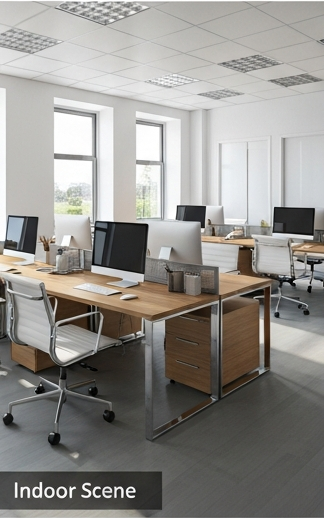
#> input picture Module6/indoor.png, 324 x 518 px
$ python module6_option1.py
#> lines starting #> are read from the running program, lines starting #| are printed output that depends on the picture; after the words box and inside, x2 and y2 are one past the last pixel; in counts of white or black regions, pixels touching at a corner belong together
# Todd Bartoszkiewicz
# CSC515: Foundations of Computer Vision
# Module 6 Option 1 Critical Thinking
# If an image has been preprocessed properly to remove noise a key step that is generally used when interpreting that
# image is segmentation.  Image segmentation is a process in which regions or features sharing similar characteristics
# are identified and grouped together.
#
# The thresholds in the algorithms discussed in this module were chosen by the designer. In order to make segmentation
# stronger to variations in the scene, the algorithm should be able to select an appropriate threshold automatically
# using the amount of intensity present in the image. The knowledge about the gray values of objects should not be
# hard-coded into an algorithm. The algorithm should use knowledge about the relative characteristics of gray values to
# select the appropriate threshold.  A thresholding scheme that uses such knowledge and selects a proper threshold value
# for each image without human intervention is called an adaptive thresholding scheme.
#
# Select two objects, one light and one dark. Put both objects on a flat surface. Illuminate the scene so that light
# comes from the direction of the light object. Take a picture of the scene.  Develop a suitable adaptive thresholding
# scheme to segment the image as best as you can. Now, change the direction of illumination by moving your light source
# so that the illumination is from the direction of the dark object. Again, take a picture of the scene.  Using this
# image, see whether your algorithm still works. If not, revise the algorithm to make it work.
#
# Your submission should be one executable Python script and one summary of 2-3 pages in length that conforms to CSU
# Global Writing Center. Include at least two scholarly references in addition to the course textbook. The CSU Global
# Library is a good place to find these references. The Writing Center and Library can be accessed by clicking on the
# tabs in the course navigation panel.
##############################
# Apply three thresholding methods to each image:
# - Adaptive Mean Thresholding
# - Adaptive Gaussian Thresholding
# - OTSU's Thresholding
import cv2
import matplotlib.pyplot as plt

images = {
    "indoor": "indoor.png",
    "outdoor": "outdoor.png",
    "closeup": "closeup.png"
}

# ============================
# Run Thresholding on each image
# ============================
for name, image in images.items():
    print(f"Processing {name} image...")
    img = cv2.imread(image)
#> img is the input picture: shape (518, 324, 3); mean B, G, R 139.6, 143.8, 146.1
    gray_img = cv2.cvtColor(img, cv2.COLOR_BGR2GRAY)
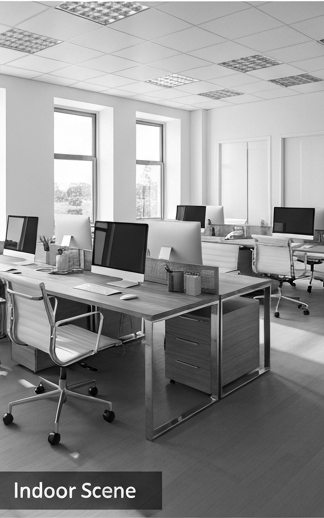
#> gray_img: shape (518, 324); min 0, max 255, mean 144

    # Preprocessing — light smoothing
    blur = cv2.GaussianBlur(gray_img, (5, 5), 0)
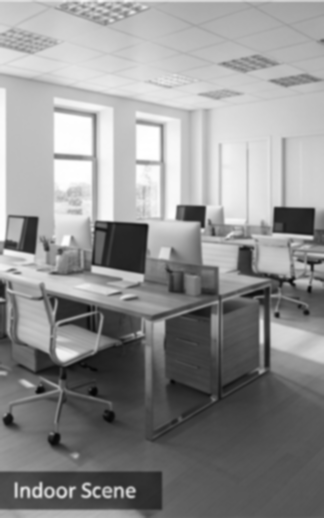
#> blur: shape (518, 324); min 5, max 255, mean 144

    # Adaptive Mean Thresholding
    mean_thres = cv2.adaptiveThreshold(
        blur, 255,
        cv2.ADAPTIVE_THRESH_MEAN_C,
        cv2.THRESH_BINARY,
        21,  # block size
        5    # constant subtracted from mean
    )
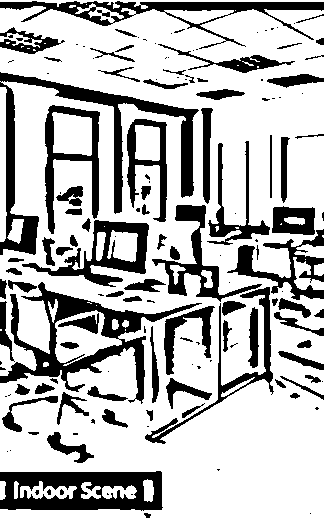
#> mean_thres: shape (518, 324); 72.2% white; 151 black regions (67 under 20 px), largest, box (x1, y1, x2, y2) and area: (0, 72, 199, 255) 5705, (0, 282, 202, 404) 5189, (0, 471, 163, 511) 4604

    # Adaptive Gaussian Thresholding
    gauss_thres = cv2.adaptiveThreshold(
        blur, 255,
        cv2.ADAPTIVE_THRESH_GAUSSIAN_C,
        cv2.THRESH_BINARY,
        21,
        5
    )
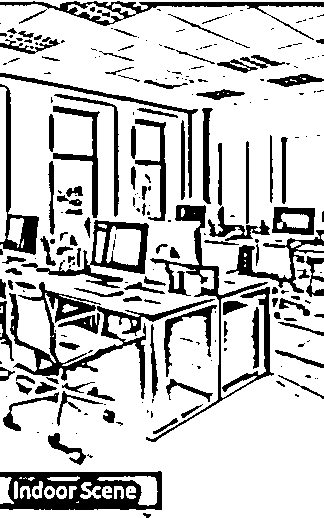
#> gauss_thres: shape (518, 324); 78.7% white; 251 black regions (133 under 20 px), largest, box (x1, y1, x2, y2) and area: (0, 471, 162, 510) 3935, (9, 282, 215, 399) 3717, (146, 205, 274, 442) 3131

    # OTSU Thresholding
    _, otsu_thres = cv2.threshold(
        blur, 0, 255,
        cv2.THRESH_BINARY + cv2.THRESH_OTSU
    )
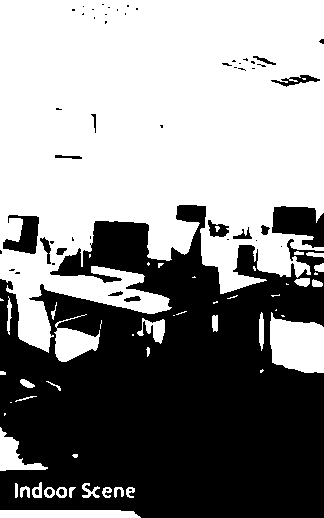
#> otsu_thres: shape (518, 324); 55% white; 54 black regions (37 under 20 px), largest, box (x1, y1, x2, y2) and area: (0, 205, 324, 518) 71897, (272, 206, 324, 248) 1504, (3, 215, 39, 254) 810

    # Save images
    cv2.imwrite(f"{name}_adaptive_mean.png", mean_thres)
    cv2.imwrite(f"{name}_adaptive_gaussian.png", gauss_thres)
    cv2.imwrite(f"{name}_otsu.png", otsu_thres)

    # Show images after thresholding
    plt.figure(figsize=(10, 4))
    plt.suptitle(f"Thresholding Results: {name.capitalize()}")

    plt.subplot(1, 4, 1)
    plt.imshow(cv2.cvtColor(img, cv2.COLOR_BGR2RGB))
    plt.title("Original")

    plt.subplot(1, 4, 2)
    plt.imshow(mean_thres, cmap='gray')
    plt.title("Adaptive Mean")

    plt.subplot(1, 4, 3)
    plt.imshow(gauss_thres, cmap='gray')
    plt.title("Adaptive Gaussian")

    plt.subplot(1, 4, 4)
    plt.imshow(otsu_thres, cmap='gray')
    plt.title("OTSU Threshold")

    plt.tight_layout()
    plt.show()
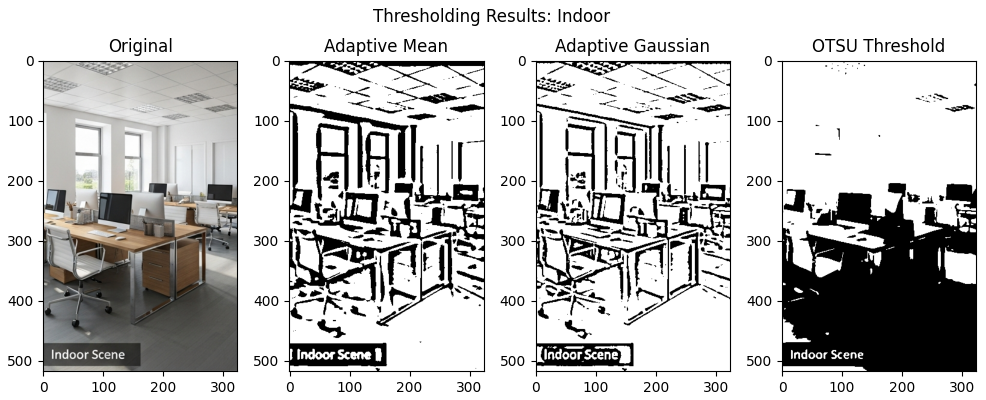
#> figure drawn by matplotlib, 4 panels
#> pass 2 of the loop `for name, image in images.items():`:
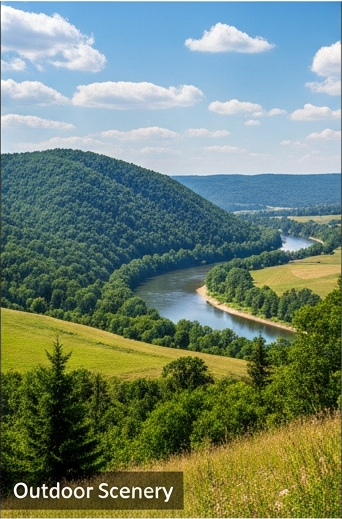
#> input picture Module6/outdoor.png, 342 x 519 px
#> img is the input picture: shape (519, 342, 3); mean B, G, R 113.5, 132.1, 113.4
#> gray_img: shape (519, 342)
#> blur: shape (519, 342)
#> `mean_thres = cv2.adaptiveThreshold( blur, 255, cv2.ADAPTIVE_THRESH_MEA..`:
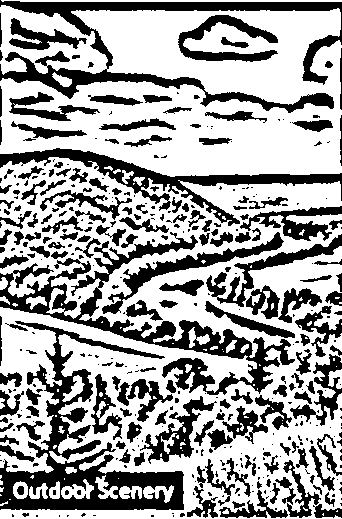
#> mean_thres: shape (519, 342); 63.3% white; 394 black regions (218 under 20 px), largest, box (x1, y1, x2, y2) and area: (0, 321, 184, 510) 9405, (0, 232, 295, 395) 8507, (0, 0, 342, 113) 7930
#> gauss_thres: shape (519, 342); 70.6% white; 712 black regions (417 under 20 px), largest, box (x1, y1, x2, y2) and area: (0, 442, 184, 510) 4825, (0, 273, 295, 376) 4335, (0, 148, 342, 221) 2742
#> otsu_thres: shape (519, 342); 46.9% white; 76 white regions (51 under 20 px), largest, box (x1, y1, x2, y2) and area: (0, 0, 342, 209) 57527, (0, 418, 342, 519) 9666, (0, 308, 249, 381) 8159
#> `plt.show()`:
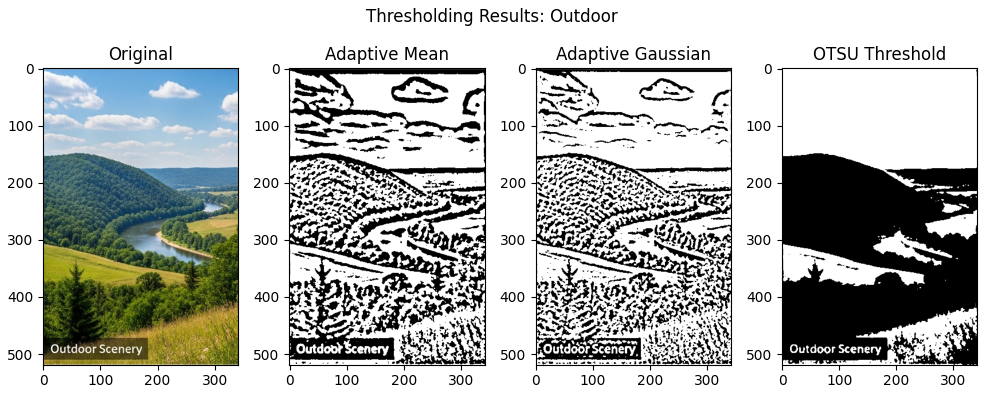
#> figure drawn by matplotlib, 4 panels
#> pass 3 of the loop `for name, image in images.items():`:
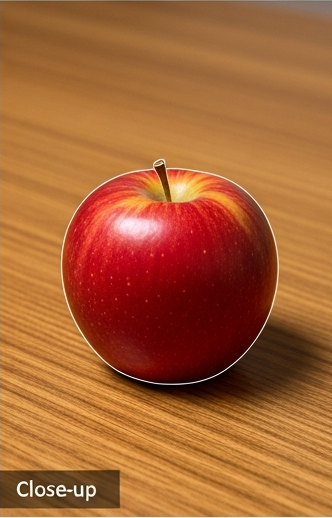
#> input picture Module6/closeup.png, 332 x 518 px
#> img is the input picture: shape (518, 332, 3); mean B, G, R 52.4, 99, 167.6
#> gray_img: shape (518, 332)
#> blur: shape (518, 332)
#> `mean_thres = cv2.adaptiveThreshold( blur, 255, cv2.ADAPTIVE_THRESH_MEA..`:
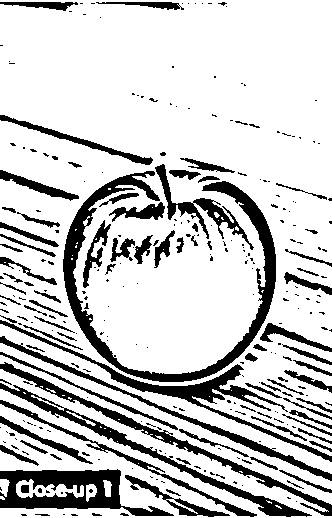
#> mean_thres: shape (518, 332); 78.9% white; 292 black regions (204 under 20 px), largest, box (x1, y1, x2, y2) and area: (63, 171, 276, 382) 6349, (0, 469, 174, 516) 3689, (0, 320, 332, 462) 3028
#> gauss_thres: shape (518, 332); 84.6% white; 368 black regions (256 under 20 px), largest, box (x1, y1, x2, y2) and area: (63, 171, 277, 382) 4391, (0, 470, 121, 509) 2705, (0, 317, 332, 462) 2440
#> otsu_thres: shape (518, 332); 76.6% white; 12 black regions (6 under 20 px), largest, box (x1, y1, x2, y2) and area: (64, 187, 332, 416) 36314, (0, 470, 120, 508) 3429, (156, 165, 170, 200) 178, (117, 2, 161, 6) 110, (21, 485, 29, 493) 56, (31, 2, 49, 6) 29
#> `plt.show()`:
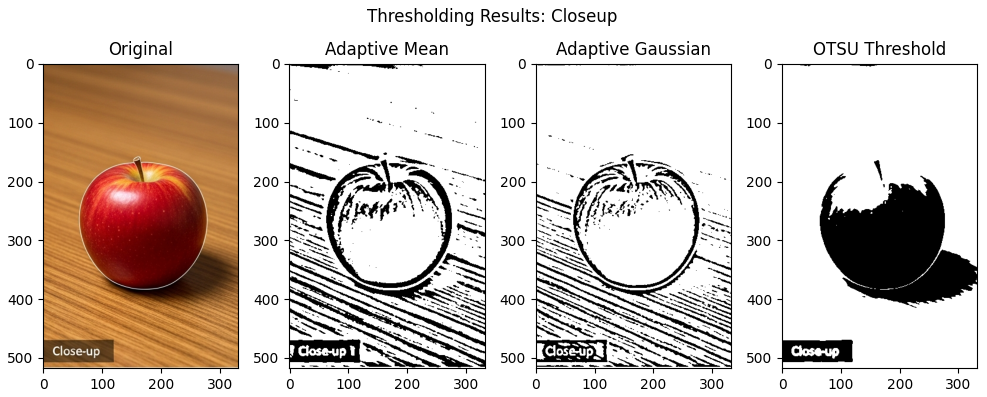
#> figure drawn by matplotlib, 4 panels

print("Complete")
